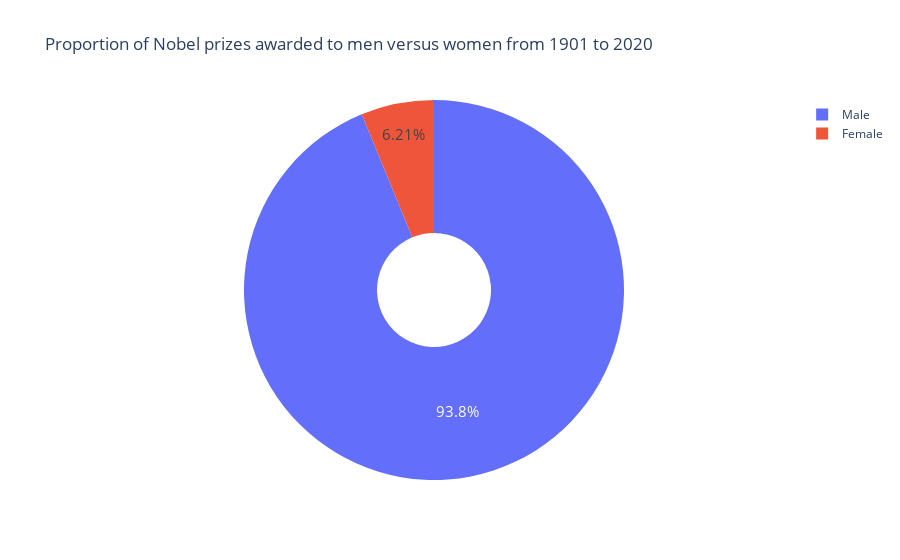

Here is the notebook cell this chart was saved with:
### Code cell
fig = px.pie(prize_gender,
    values='prize', # Select the column from the dataframe
    title="Proportion of Nobel prizes awarded to men versus women from 1901 to 2020",
    names=prize_gender.index,
    hole=0.3,
)
fig.update_traces(textposition='inside', textfont_size=15, textinfo='percent')
fig.show()

### Figure 1 — Plotly figure (JSON) as saved in the notebook; plotly's stock layout.template omitted (floating-point values rounded to 4 significant figures)
{"data": [{"domain": {"x": [0, 1], "y": [0, 1]}, "hole": 0.3, "hovertemplate": "sex=%{label}<br>prize=%{value}<extra></extra>", "labels": ["Female", "Male"], "legendgroup": "", "name": "", "showlegend": true, "textfont": {"size": 15}, "textinfo": "percent", "textposition": "inside", "type": "pie", "values": [58, 876]}], "layout": {"legend": {"tracegroupgap": 0}, "title": {"text": "Proportion of Nobel prizes awarded to men versus women from 1901 to 2020"}}}
